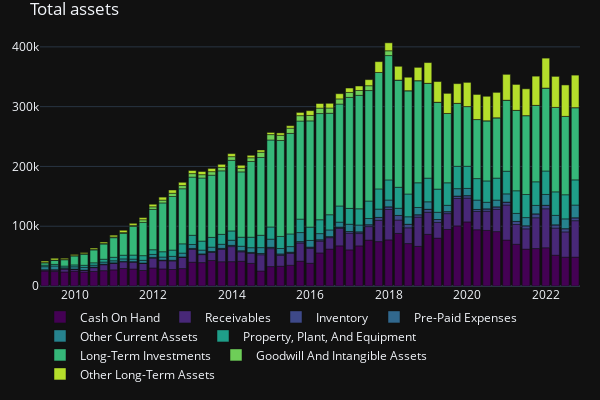

The notebook cell this image was saved under:
### Code cell
assets_stackplot = create_stacker_bar(balance[['Cash On Hand',
    'Receivables',
    'Inventory',
    'Pre-Paid Expenses',
    'Other Current Assets',
    'Property, Plant, And Equipment',
    'Long-Term Investments',
    'Goodwill And Intangible Assets',
    'Other Long-Term Assets'
    ]], title_='Total assets')
